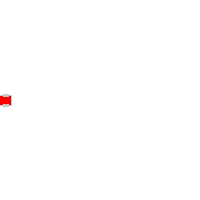
Frame 1 (no input)
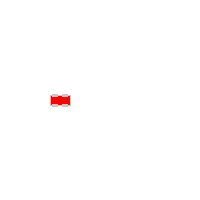
Frame 60 (the mouse pressed at the canvas centre just before this capture)
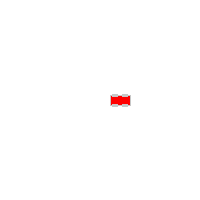
Frame 120 (the mouse held since frame 60 and released just before this capture)

The Processing sketch that drew these frames (run headless with seeded random() and noise(); from frame 60 on, the mouse is pressed at the canvas centre):

// Processing sketch: Exercise_7_6
// ── Exercise_7_6.pde
int globalX = 0;
int globalY = 100;
int speed = 1;

void setup () {
  size(200, 200);
  smooth();
}

void draw () {
  background(255);
  move();
  bounce();
  drawCar(globalX, globalY, 20, color(255, 0, 0));
}



void move () {
  // change the x location by speed
  globalX = globalX + speed;
}

void bounce() {
  if ((globalX > width) || (globalX < 0)) {
    speed = speed * -1;
  }
}


void drawCar(int x, int y, int thesize, color c) {
 
  int offset = thesize/4;   

  //draws main car body 
  rectMode(CENTER);
  stroke(200);
  fill(c); // replaced hard coded value with c to match function arguments
  rect(x, y, thesize, thesize/2);
  
  // draws four wheels relative to center
  fill(200);
  rect(x-offset, y-offset, offset, offset/2);
  rect(x+offset, y-offset, offset, offset/2);
  rect(x-offset, y+offset, offset, offset/2);
  rect(x+offset, y+offset, offset, offset/2);
}
